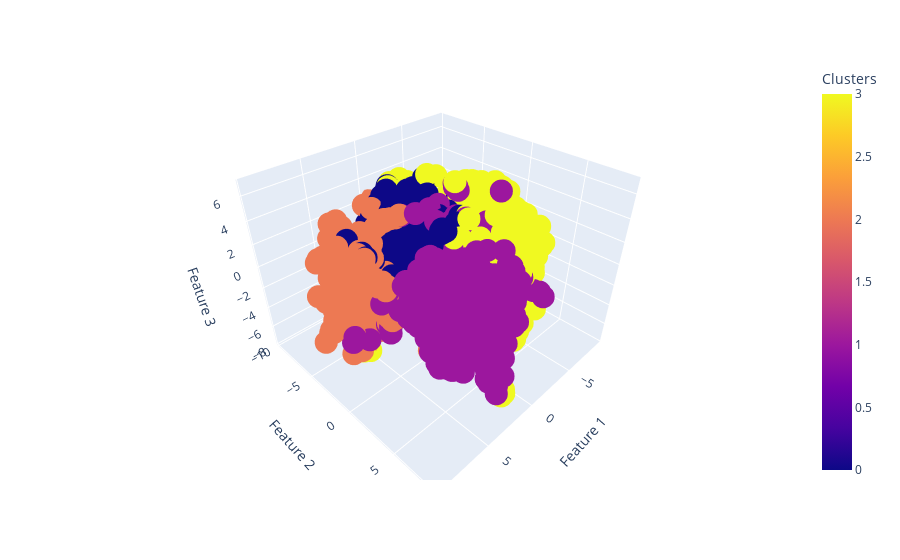

Notebook source saved alongside this figure:
### Code cell
tsne_3d_df ['Clusters'] = k_means_4.labels_

fig = px.scatter_3d(tsne_3d_df, x='Feature 1',y='Feature 2',z='Feature 3', color='Clusters');
fig.show()

### Figure 1 — Plotly figure (JSON) as saved in the notebook; plotly's stock layout.template omitted (floating-point values rounded to 4 significant figures; data arrays with more than 128 entries replaced by an {"elided": "..."} marker saying what was removed)
{"data": [{"hovertemplate": "Feature 1=%{x}<br>Feature 2=%{y}<br>Feature 3=%{z}<br>Clusters=%{marker.color}<extra></extra>", "legendgroup": "", "marker": {"color": {"elided": "1746 int values"}, "coloraxis": "coloraxis", "symbol": "circle"}, "mode": "markers", "name": "", "scene": "scene", "showlegend": false, "type": "scatter3d", "x": {"elided": "1746 float values"}, "y": {"elided": "1746 float values"}, "z": {"elided": "1746 float values"}}], "layout": {"coloraxis": {"colorbar": {"title": {"text": "Clusters"}}, "colorscale": [[0, "#0d0887"], [0.1111, "#46039f"], [0.2222, "#7201a8"], [0.3333, "#9c179e"], [0.4444, "#bd3786"], [0.5556, "#d8576b"], [0.6667, "#ed7953"], [0.7778, "#fb9f3a"], [0.8889, "#fdca26"], [1, "#f0f921"]]}, "legend": {"tracegroupgap": 0}, "margin": {"t": 60}, "scene": {"domain": {"x": [0, 1], "y": [0, 1]}, "xaxis": {"title": {"text": "Feature 1"}}, "yaxis": {"title": {"text": "Feature 2"}}, "zaxis": {"title": {"text": "Feature 3"}}}}}
